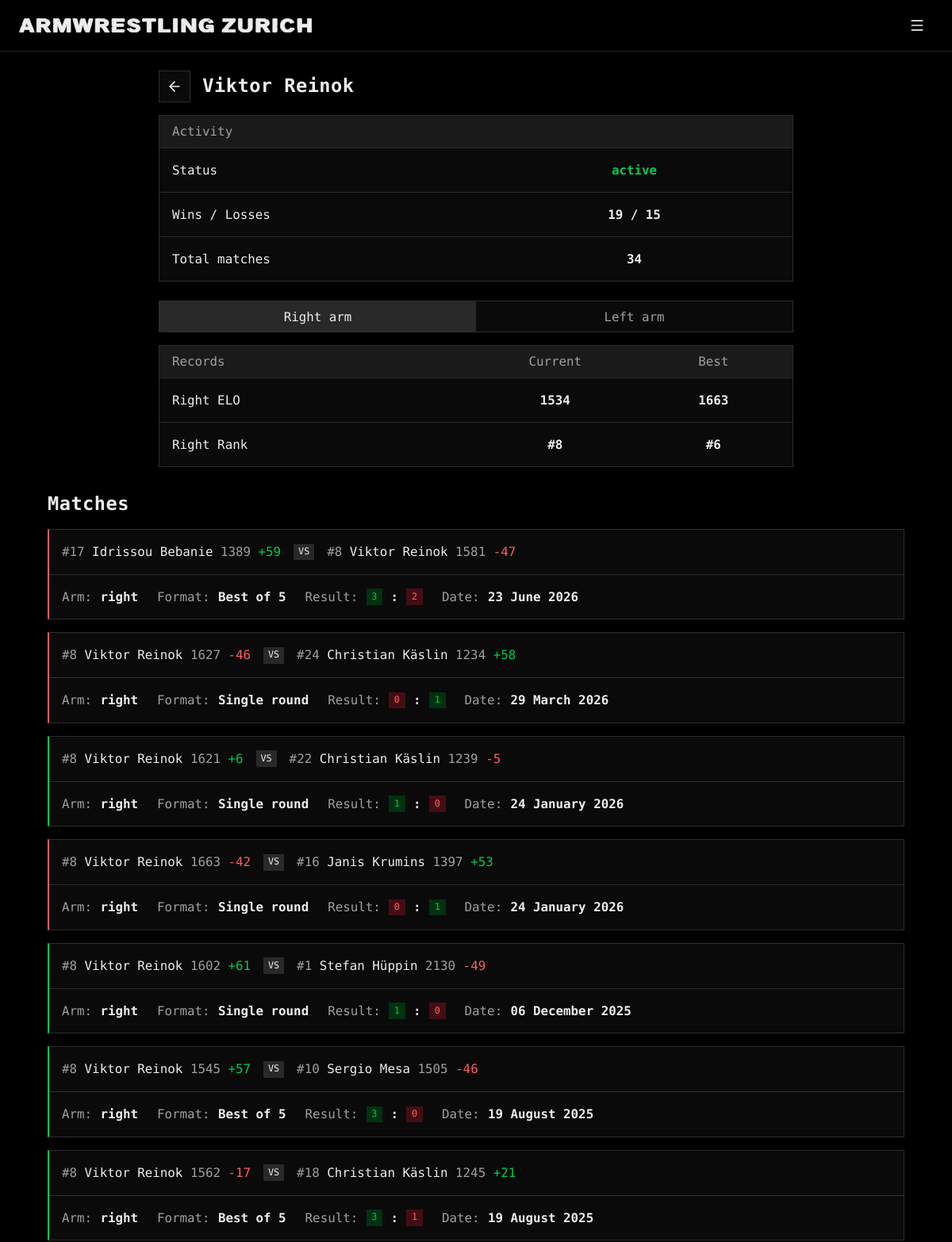
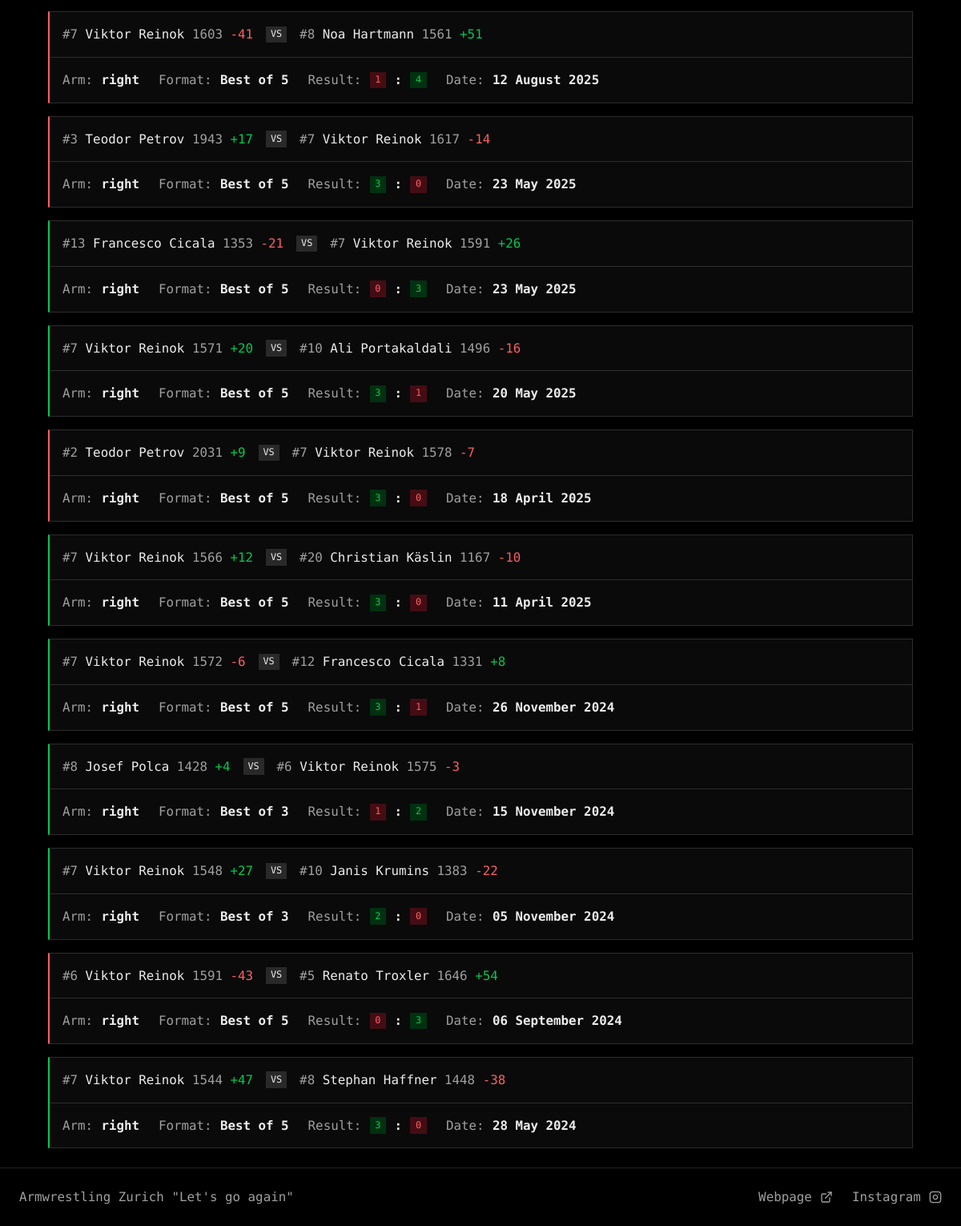
The app's page /view_member?id=2&arm=right with its own data (2 pictures, top to bottom).
### tables this page shows
CREATE TABLE "armwrestlers" (
    id INTEGER PRIMARY KEY AUTOINCREMENT,
    name TEXT NOT NULL UNIQUE,
    right_elo INTEGER NOT NULL,
    left_elo INTEGER NOT NULL,
    right_rank INTEGER,
    left_rank INTEGER,
    added_by TEXT NOT NULL,
    last_edited_by TEXT, hidden INTEGER NOT NULL DEFAULT 0, active INTEGER NOT NULL DEFAULT 1,
    FOREIGN KEY (added_by) REFERENCES users(username)
);

CREATE TABLE "history" (
    id INTEGER PRIMARY KEY AUTOINCREMENT,
    armwrestler1_id INTEGER NOT NULL,
    armwrestler2_id INTEGER NOT NULL,
    arm TEXT NOT NULL CHECK (arm IN ('right', 'left')),
    armwrestler1_rank INTEGER NOT NULL,
    armwrestler2_rank INTEGER NOT NULL,
    armwrestler1_elo INTEGER NOT NULL,
    armwrestler2_elo INTEGER NOT NULL,
    armwrestler1_score INTEGER NOT NULL,
    armwrestler2_score INTEGER NOT NULL,
    armwrestler1_elo_diff INTEGER NOT NULL,
    armwrestler2_elo_diff INTEGER NOT NULL,
    selected_format TEXT NOT NULL,
    date DATETIME DEFAULT CURRENT_TIMESTAMP,
    added_by TEXT NOT NULL,
    FOREIGN KEY (armwrestler1_id) REFERENCES armwrestlers(id),
    FOREIGN KEY (armwrestler2_id) REFERENCES armwrestlers(id),
    FOREIGN KEY (added_by) REFERENCES users(username)
);

### armelo_app.py (the view, shortened to what this page needs)
@app.route("/view_member", methods=["GET"])
def view_member():
    try:
        id = int(request.args.get('id'))
    except (ValueError, TypeError):
        raise NotFound()
    if request.args.get('arm') not in ('right', 'left'):
        return redirect(url_for('view_member', id=id, arm='right'))
    arm = get_arm()
    name_result = db_execute('SELECT name FROM armwrestlers WHERE id = ?', id)
    if not name_result:
        raise NotFound()
    name = name_result[0]['name']
    query = '''
        SELECT
            CASE WHEN a.hidden THEN 'hidden' WHEN a.active THEN 'active' ELSE 'inactive' END AS current_status,
            a.right_elo, a.left_elo, a.right_rank, a.left_rank
        FROM armwrestlers a
        WHERE a.id = ?
    '''
    current_status, current_right_elo, current_left_elo, current_right_rank, current_left_rank = db_execute(query, id)[0]
    wins, losses = 0, 0
    history = db_execute('''
        SELECT a1.id AS armwrestler1_id, a1.name AS armwrestler1_name, a2.id AS armwrestler2_id, a2.name AS armwrestler2_name, h.arm,
               h.armwrestler1_rank, h.armwrestler2_rank, h.armwrestler1_elo, h.armwrestler2_elo,
               h.armwrestler1_score, h.armwrestler2_score, h.armwrestler1_elo_diff, h.armwrestler2_elo_diff,
               h.selected_format, h.date
        FROM history h
        JOIN armwrestlers a1 ON h.armwrestler1_id = a1.id
        JOIN armwrestlers a2 ON h.armwrestler2_id = a2.id
        WHERE h.armwrestler1_id = ? OR h.armwrestler2_id = ?
        ORDER BY h.id DESC
    ''', id, id)
    selected_arm_history = []
    if history:
        best_right_elo = current_right_elo
        best_left_elo = current_left_elo
        best_right_rank = current_right_rank
        best_left_rank = current_left_rank
        wins_losses = []
        for record in history:
            is_armwrestler1 = record['armwrestler1_id'] == id
            match_arm = record['arm']
            elo = record['armwrestler1_elo'] if is_armwrestler1 else record['armwrestler2_elo']
            rank = record['armwrestler1_rank'] if is_armwrestler1 else record['armwrestler2_rank']
            my_score, opponent_score = (record['armwrestler1_score'], record['armwrestler2_score']) if is_armwrestler1 else (record['armwrestler2_score'], record['armwrestler1_score'])
            if my_score > opponent_score:
                wins += 1
                if match_arm == arm:
                    wins_losses.append("win")
            elif my_score < opponent_score:
                losses += 1
                if match_arm == arm:
                    wins_losses.append("loss")
            elif match_arm == arm:
                wins_losses.append("draw")
            if match_arm == 'right':
                best_right_elo = max(best_right_elo, elo)
                best_right_rank = min(best_right_rank, rank) if best_right_rank is not None else rank
                if arm == 'right':
                    selected_arm_history.append(record)
            elif match_arm == 'left':
                best_left_elo = max(best_left_elo, elo)
                best_left_rank = min(best_left_rank, rank) if best_left_rank is not None else rank
                if arm == 'left':
                    selected_arm_history.append(record)
        formatted_data = get_matches_formatted_data(selected_arm_history)
        total_matches = len(history)
    badges_for_arm = db_execute('''
        SELECT badges.name, badges.color
        FROM armwrestler_badges
        JOIN badges ON armwrestler_badges.badge_id = badges.id
        WHERE armwrestler_badges.armwrestler_id = ? AND armwrestler_badges.arm = ?
    ''', id, arm)
    template_data = {
        'id': id,
        'name': name,
        'current_right_elo': current_right_elo, 'current_left_elo': current_left_elo,
        'current_right_rank': current_right_rank, 'current_left_rank': current_left_rank,
        'best_right_elo': best_right_elo, 'best_left_elo': best_left_elo,
        'best_right_rank': best_right_rank, 'best_left_rank': best_left_rank,
        'current_status': current_status,
        'matches': selected_arm_history, 'formatted_data': formatted_data,
        'wins': wins, 'losses': losses, 'total_matches': total_matches,
        'wins_losses': wins_losses,
        'arm': arm,
        'badges_for_arm': badges_for_arm
    }
    if is_htmx():
        return render_template('view_member_partial.html', **template_data)
    return render_template('view_member.html', **template_data)

### armelo_app.py (called while the page is built)
@app.context_processor
def inject_user():
    username = session.get('username')
    return dict(username=username)

### config.py (called while the page is built)
def get_db():
    db = getattr(g, '_database', None)
    if db is None:
        db = g._database = sqlite3.connect(DATABASE)
        db.row_factory = sqlite3.Row
    return db

def db_execute(query, *args):
    db = get_db()
    cur = db.cursor()
    try:
        cur.execute(query, args)
        if query.strip().upper().startswith(("SELECT", "WITH")):
            return cur.fetchall()
        db.commit()
    except sqlite3.Error:
        db.rollback()
        raise
    finally:
        cur.close()

### helpers.py (called while the page is built)
def is_htmx():
    return bool(request.headers.get('HX-Request')) and not request.headers.get('HX-History-Restore-Request')

def get_arm():
    arm = request.values.get('arm', 'right')
    return arm if arm in ('right', 'left') else 'right'

### templates/view_member.html (shortened to what this page needs)
{% extends "layout.html" %}
{% from 'macros.html' import back_header %}
{% block content %}
<div class="narrow stack">
    {{ back_header(name) }}
    <div class="table-wrap">
        <table class="table">
            <thead>
                <tr>
                    <th colspan="2">Activity</th>
                </tr>
            </thead>
            <tbody>
                <tr>
                    <td class="w-50">Status</td>
                    <td class="text-center">
                        <strong class="{% if current_status == 'active' %}text-success{% else %}text-secondary{% endif %}">{{ current_status }}</strong>
                    </td>
                </tr>
                <tr>
                    <td class="w-50">Wins / Losses</td>
                    <td class="text-center"><strong>{{ wins }} / {{ losses }}</strong></td>
                </tr>
                <tr>
                    <td class="w-50">Total matches</td>
                    <td class="text-center"><strong>{{ total_matches }}</strong></td>
                </tr>
            </tbody>
        </table>
    </div>
</div>
<div id="arm_info" class="stack">
    {% include 'view_member_partial.html' %}
</div>
{% endblock %}

### templates/macros.html (shortened to what this page needs)
{% macro icon(name) -%}
<svg class="icon" aria-hidden="true"><use href="{{ url_for('static', filename='icons.svg') }}#{{ name }}"></use></svg>
{%- endmacro %}
{% macro wordmark(name, label, width, height) -%}
<svg class="wordmark" viewBox="0 0 {{ width }} {{ height }}" role="img" aria-label="{{ label }}"><use href="{{ url_for('static', filename='icons.svg') }}#{{ name }}"></use></svg>
{%- endmacro %}
{% macro back_header(title) %}
<div class="page-header">
    <form action="{{ url_for('ranking') }}" method="GET">
        <button type="submit" class="btn btn-secondary btn-icon" aria-label="Back to rankings">{{ icon('arrow-left') }}</button>
    </form>
    <h2 class="page-title">{{ title }}</h2>
</div>
{% endmacro %}
{% macro arm_toggle(endpoint, target, push=false, url_kwargs={}) %}
<div class="segmented">
    {% for value, label in [('right', 'Right arm'), ('left', 'Left arm')] %}
    {% set url = url_for(endpoint, arm=value, **url_kwargs) %}
    <a href="{{ url }}" class="segment" role="button" hx-get="{{ url }}" hx-target="{{ target }}" hx-swap="innerMorph"{% if push %} hx-push-url="true"{% endif %} aria-pressed="{{ 'true' if arm == value else 'false' }}">{{ label }}</a>
    {% endfor %}
</div>
{% endmacro %}

### templates/view_member_partial.html (shortened to what this page needs)
{% from 'macros.html' import arm_toggle with context %}
<div class="narrow stack">
    {{ arm_toggle('view_member', '#arm_info', push=true, url_kwargs={'id': id}) }}
    <div class="table-wrap">
        <table class="table">
            <thead>
                <tr>
                    <th class="w-50">Records</th>
                    <th class="text-center w-25">Current</th>
                    <th class="text-center w-25">Best</th>
                </tr>
            </thead>
            <tbody>
                {% if arm == 'right' %}
                <tr>
                    <td>Right ELO</td>
                    <td class="text-center"><strong>{{ current_right_elo }}</strong></td>
                    <td class="text-center"><strong>{{ best_right_elo }}</strong></td>
                </tr>
                <tr>
                    <td>Right Rank</td>
                    <td class="text-center"><strong>{% if current_right_rank %}#{% endif %}{{ current_right_rank }}</strong></td>
                    <td class="text-center"><strong>{% if best_right_rank %}#{% endif %}{{ best_right_rank }}</strong></td>
                </tr>
                {% endif %}
            </tbody>
        </table>
    </div>
</div>
<h2 class="section-title">Matches</h2>
{% if matches %}
{% include 'matches_partial.html' %}
{% else %}
<div class="note">
    The armwrestler has not had any matches on the <strong>{{ arm }}</strong> arm.
</div>
{% endif %}

### templates/matches_partial.html (shortened to what this page needs)
{% from 'macros.html' import modal_header %}
<div class="stack">
{% for match in matches %}
{% set data = formatted_data[loop.index0] %}
    <div class="card match {{ wins_losses[loop.index0] if wins_losses else '' }}">
        <div class="match-players">
            <div>
                {% if match['armwrestler1_rank'] %}
                <span class="muted">#{{ match['armwrestler1_rank'] }}</span>
                {% endif %}
                <a href="{{ url_for('view_member', id=match['armwrestler1_id'], arm=match['arm']) }}" class="name-link">{{ match['armwrestler1_name'] }}</a>
                <span class="elo">{{ match['armwrestler1_elo'] }} <span class="{{ data.diff1_color }}">{{ data.diff1_text }}</span></span>
            </div>
            <span class="badge">VS</span>
            <div>
                {% if match['armwrestler2_rank'] %}
                <span class="muted">#{{ match['armwrestler2_rank'] }}</span>
                {% endif %}
                <a href="{{ url_for('view_member', id=match['armwrestler2_id'], arm=match['arm']) }}" class="name-link">{{ match['armwrestler2_name'] }}</a>
                <span class="elo">{{ match['armwrestler2_elo'] }} <span class="{{ data.diff2_color }}">{{ data.diff2_text }}</span></span>
            </div>
        </div>
        <dl class="match-meta">
            <div>
                <dt>Arm:</dt>
                <dd>{{ match['arm'] }}</dd>
            </div>
            <div>
                <dt>Format:</dt>
                <dd>{{ match['selected_format'] }}</dd>
            </div>
            <div>
                <dt>Result:</dt>
                <dd><span class="badge {{ data.score1_color }}">{{ match['armwrestler1_score'] }}</span> : <span class="badge {{ data.score2_color }}">{{ match['armwrestler2_score'] }}</span></dd>
            </div>
            <div>
                <dt>Date:</dt>
                <dd>{{ data.date }}</dd>
            </div>
        </dl>
    </div>
{% endfor %}
</div>

### records on screen
armwrestlers: name "Viktor Reinok", right_elo "1534"
history: armwrestler1_elo "1663", armwrestler1_rank "8", armwrestler1_name "Viktor Reinok", diff1_text "-42", armwrestler2_rank "16", armwrestler2_name "Janis Krumins", armwrestler2_elo "1397", diff2_text "+53", arm "right", selected_format "Single round", armwrestler1_score "0", armwrestler2_score "1", date "24 January 2026"
history: armwrestler1_rank "17", armwrestler1_name "Idrissou Bebanie", armwrestler1_elo "1389", diff1_text "+59", armwrestler2_rank "8", armwrestler2_name "Viktor Reinok", armwrestler2_elo "1581", diff2_text "-47", arm "right", selected_format "Best of 5", armwrestler1_score "3", armwrestler2_score "2", date "23 June 2026"
history: armwrestler1_rank "8", armwrestler1_name "Viktor Reinok", armwrestler1_elo "1627", diff1_text "-46", armwrestler2_rank "24", armwrestler2_name "Christian Käslin", armwrestler2_elo "1234", diff2_text "+58", arm "right", selected_format "Single round", armwrestler1_score "0", armwrestler2_score "1", date "29 March 2026"
history: armwrestler1_rank "8", armwrestler1_name "Viktor Reinok", armwrestler1_elo "1621", diff1_text "+6", armwrestler2_rank "22", armwrestler2_name "Christian Käslin", armwrestler2_elo "1239", diff2_text "-5", arm "right", selected_format "Single round", armwrestler1_score "1", armwrestler2_score "0", date "24 January 2026"
history: armwrestler1_rank "8", armwrestler1_name "Viktor Reinok", armwrestler1_elo "1602", diff1_text "+61", armwrestler2_rank "1", armwrestler2_name "Stefan Hüppin", armwrestler2_elo "2130", diff2_text "-49", arm "right", selected_format "Single round", armwrestler1_score "1", armwrestler2_score "0", date "06 December 2025"
history: armwrestler1_rank "8", armwrestler1_name "Viktor Reinok", armwrestler1_elo "1545", diff1_text "+57", armwrestler2_rank "10", armwrestler2_name "Sergio Mesa", armwrestler2_elo "1505", diff2_text "-46", arm "right", selected_format "Best of 5", armwrestler1_score "3", armwrestler2_score "0", date "19 August 2025"
history: armwrestler1_rank "8", armwrestler1_name "Viktor Reinok", armwrestler1_elo "1562", diff1_text "-17", armwrestler2_rank "18", armwrestler2_name "Christian Käslin", armwrestler2_elo "1245", diff2_text "+21", arm "right", selected_format "Best of 5", armwrestler1_score "3", armwrestler2_score "1", date "19 August 2025"
history: armwrestler1_rank "7", armwrestler1_name "Viktor Reinok", armwrestler1_elo "1603", diff1_text "-41", armwrestler2_rank "8", armwrestler2_name "Noa Hartmann", armwrestler2_elo "1561", diff2_text "+51", arm "right", selected_format "Best of 5", armwrestler1_score "1", armwrestler2_score "4", date "12 August 2025"
history: armwrestler1_rank "3", armwrestler1_name "Teodor Petrov", armwrestler1_elo "1943", diff1_text "+17", armwrestler2_rank "7", armwrestler2_name "Viktor Reinok", armwrestler2_elo "1617", diff2_text "-14", arm "right", selected_format "Best of 5", armwrestler1_score "3", armwrestler2_score "0", date "23 May 2025"
history: armwrestler1_rank "13", armwrestler1_name "Francesco Cicala", armwrestler1_elo "1353", diff1_text "-21", armwrestler2_rank "7", armwrestler2_name "Viktor Reinok", armwrestler2_elo "1591", diff2_text "+26", arm "right", selected_format "Best of 5", armwrestler1_score "0", armwrestler2_score "3", date "23 May 2025"
history: armwrestler1_rank "7", armwrestler1_name "Viktor Reinok", armwrestler1_elo "1571", diff1_text "+20", armwrestler2_rank "10", armwrestler2_name "Ali Portakaldali", armwrestler2_elo "1496", diff2_text "-16", arm "right", selected_format "Best of 5", armwrestler1_score "3", armwrestler2_score "1", date "20 May 2025"
history: armwrestler1_rank "2", armwrestler1_name "Teodor Petrov", armwrestler1_elo "2031", diff1_text "+9", armwrestler2_rank "7", armwrestler2_name "Viktor Reinok", armwrestler2_elo "1578", diff2_text "-7", arm "right", selected_format "Best of 5", armwrestler1_score "3", armwrestler2_score "0", date "18 April 2025"
history: armwrestler1_rank "7", armwrestler1_name "Viktor Reinok", armwrestler1_elo "1566", diff1_text "+12", armwrestler2_rank "20", armwrestler2_name "Christian Käslin", armwrestler2_elo "1167", diff2_text "-10", arm "right", selected_format "Best of 5", armwrestler1_score "3", armwrestler2_score "0", date "11 April 2025"
history: armwrestler1_rank "7", armwrestler1_name "Viktor Reinok", armwrestler1_elo "1572", diff1_text "-6", armwrestler2_rank "12", armwrestler2_name "Francesco Cicala", armwrestler2_elo "1331", diff2_text "+8", arm "right", selected_format "Best of 5", armwrestler1_score "3", armwrestler2_score "1", date "26 November 2024"
history: armwrestler1_rank "8", armwrestler1_name "Josef Polca", armwrestler1_elo "1428", diff1_text "+4", armwrestler2_rank "6", armwrestler2_name "Viktor Reinok", armwrestler2_elo "1575", diff2_text "-3", arm "right", selected_format "Best of 3", armwrestler1_score "1", armwrestler2_score "2", date "15 November 2024"
history: armwrestler1_rank "7", armwrestler1_name "Viktor Reinok", armwrestler1_elo "1548", diff1_text "+27", armwrestler2_rank "10", armwrestler2_name "Janis Krumins", armwrestler2_elo "1383", diff2_text "-22", arm "right", selected_format "Best of 3", armwrestler1_score "2", armwrestler2_score "0", date "05 November 2024"
history: armwrestler1_rank "6", armwrestler1_name "Viktor Reinok", armwrestler1_elo "1591", diff1_text "-43", armwrestler2_rank "5", armwrestler2_name "Renato Troxler", armwrestler2_elo "1646", diff2_text "+54", arm "right", selected_format "Best of 5", armwrestler1_score "0", armwrestler2_score "3", date "06 September 2024"
history: armwrestler1_rank "7", armwrestler1_name "Viktor Reinok", armwrestler1_elo "1544", diff1_text "+47", armwrestler2_rank "8", armwrestler2_name "Stephan Haffner", armwrestler2_elo "1448", diff2_text "-38", arm "right", selected_format "Best of 5", armwrestler1_score "3", armwrestler2_score "0", date "28 May 2024"

### other values on screen
{{ current_status }} "active"
{{ wins }} "19"
{{ losses }} "15"
{{ total_matches }} "34"
{{ label }} "Right arm" "Left arm"
{{ current_right_rank }} "8"
{{ best_right_rank }} "6"
